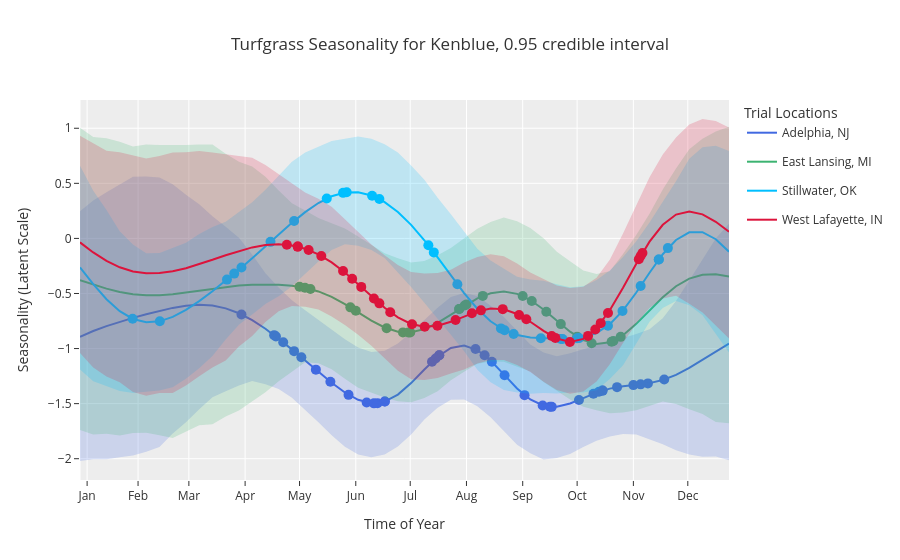

The code cell stored with this chart in its notebook:
### Code cell
compare_seasonality_curve_by_locs([1,2,3,4,], 58, colors, df, 0.95)
